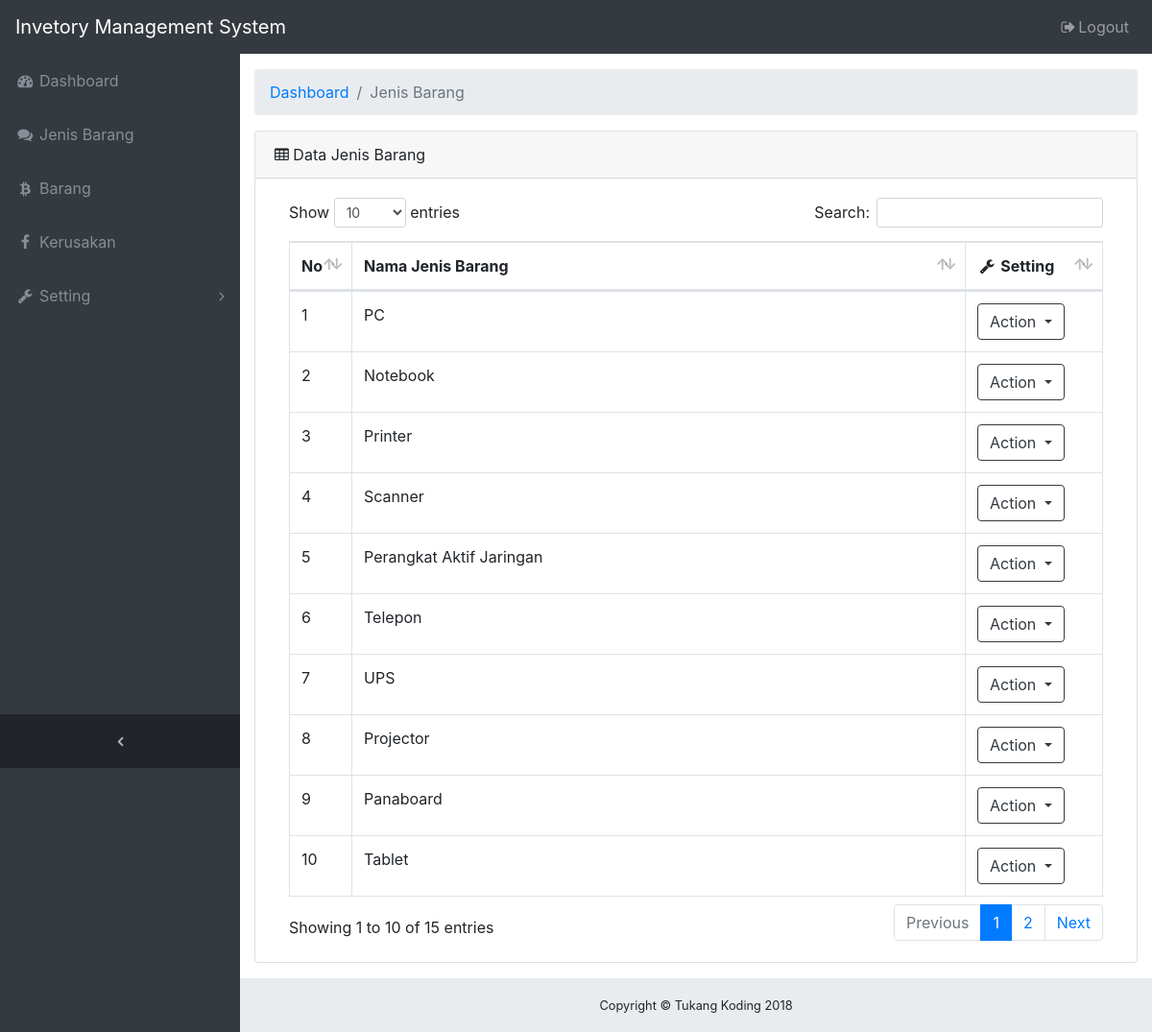
The page /jenis_barang.php (signed in) on the database its author committed.
### tables this page shows
CREATE TABLE `jenis_barang` (
  `kode_barang` int(11) NOT NULL,
  `nama_jenis_barang` varchar(100) NOT NULL
);

### jenis_barang.php (the view, shortened to what this page needs)
<?php
require_once 'includes/header.php';
include_once 'php_action/deleteJenisBarang.php';
?>
<div class="content-wrapper">
  <div class="container-fluid">
    <ol class="breadcrumb">
      <li class="breadcrumb-item">
        <a href="dashboard.php">Dashboard</a>
      </li>
      <li class="breadcrumb-item active">Jenis Barang</li>
    </ol>
    <div class="card mb-3">
      <div class="card-header">
        <i class="fa fa-table"></i> Data Jenis Barang</div>
      <div class="card-body">
        <div class="table-responsive">
          <table class="table table-bordered" id="DataTables" width="100%" cellspacing="0">
            <thead>
              <tr>
                <th style="width:5px">No</th>
                <th>Nama Jenis Barang</th>
                <th style="width:100px"><i class="fa fa-fw fa-wrench"></i> Setting</th>
              </tr>
            </thead>
            <tbody>
              <?php
              $fetchKategori = $connect->query("SELECT * FROM jenis_barang");
              if ($fetchKategori->num_rows > 0) {
                $no = 1;
                while ($rowKategori = $fetchKategori->fetch_array()) {
                  ?>
                  <tr>
                    <td><?php echo $no++; ?></td>
                    <td><?php echo $rowKategori[1]; ?></td>
                    <td>
                      <div class="dropdown">
                        <button type="button" class="btn btn-outline-dark dropdown-toggle" data-toggle="dropdown" aria-haspopup="true" aria-expanded="false">
                          Action <span class="caret"></span>
                        </button>
                      </div>
                    </td>
                  </tr>
                  <?php
                }
              }
              ?>
            </tbody>
          </table>
        </div>
      </div>
    </div>
  </div>
</div>
<?php require_once 'includes/footer.php'; ?>

### assets/custom/custom.css (style rules this page uses)
html { position: relative; min-height: 100%; }
body { overflow-x: hidden; }
body.sticky-footer { margin-bottom: 56px; }
body.sticky-footer .content-wrapper { min-height: calc(100vh - 56px - 56px); }
body.fixed-nav { padding-top: 56px; }
.content-wrapper { min-height: calc(100vh - 56px); padding-top: 1rem; }
.content-wrapper { overflow-x: hidden; background: white; }
@media (min-width: 992px) { .content-wrapper { margin-left: 250px; } }

### rows shown on the page
jenis_barang: nama_jenis_barang "PC"
jenis_barang: nama_jenis_barang "Notebook"
jenis_barang: nama_jenis_barang "Printer"
jenis_barang: nama_jenis_barang "Scanner"
jenis_barang: nama_jenis_barang "Perangkat Aktif Jaringan"
jenis_barang: nama_jenis_barang "Telepon"
jenis_barang: nama_jenis_barang "UPS"
jenis_barang: nama_jenis_barang "Projector"
jenis_barang: nama_jenis_barang "Panaboard"
jenis_barang: nama_jenis_barang "Tablet"
